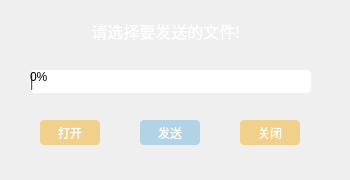
<?xml version="1.0" encoding="UTF-8"?>
<ui version="4.0">
 <class>TcpSend</class>
 <widget class="QDialog" name="TcpSend">
  <property name="geometry">
   <rect>
    <x>0</x>
    <y>0</y>
    <width>350</width>
    <height>180</height>
   </rect>
  </property>
  <property name="windowTitle">
   <string>发送端</string>
  </property>
  <property name="styleSheet">
   <string notr="true">#TcpSend{background-image: url(:/imgs/imgs/sendFile.png);}
</string>
  </property>
  <widget class="QLabel" name="serverStatusLabel">
   <property name="geometry">
    <rect>
     <x>40</x>
     <y>20</y>
     <width>251</width>
     <height>21</height>
    </rect>
   </property>
   <property name="font">
    <font>
     <family>文泉驿微米黑</family>
     <pointsize>12</pointsize>
     <weight>50</weight>
     <bold>false</bold>
    </font>
   </property>
   <property name="styleSheet">
    <string notr="true">color:white;</string>
   </property>
   <property name="text">
    <string>请选择要发送的文件!</string>
   </property>
   <property name="alignment">
    <set>Qt::AlignCenter</set>
   </property>
  </widget>
  <widget class="QProgressBar" name="progressBar">
   <property name="geometry">
    <rect>
     <x>30</x>
     <y>70</y>
     <width>281</width>
     <height>23</height>
    </rect>
   </property>
   <property name="styleSheet">
    <string notr="true">
border:2px groove white;border-radius:4px;</string>
   </property>
   <property name="value">
    <number>0</number>
   </property>
  </widget>
  <widget class="QPushButton" name="serverOpenBtn">
   <property name="geometry">
    <rect>
     <x>40</x>
     <y>120</y>
     <width>60</width>
     <height>25</height>
    </rect>
   </property>
   <property name="styleSheet">
    <string notr="true">background-color:rgb(241, 208, 140);
color:white;
border:0px groove gray;border-radius:4px;</string>
   </property>
   <property name="text">
    <string>打开</string>
   </property>
  </widget>
  <widget class="QPushButton" name="serverSendBtn">
   <property name="geometry">
    <rect>
     <x>140</x>
     <y>120</y>
     <width>60</width>
     <height>25</height>
    </rect>
   </property>
   <property name="styleSheet">
    <string notr="true">background-color:rgb(178, 210, 230);
color:white;
border:0px groove gray;border-radius:4px;
color:white;
border:0px groove gray;border-radius:4px;</string>
   </property>
   <property name="text">
    <string>发送</string>
   </property>
  </widget>
  <widget class="QPushButton" name="serverCloseBtn">
   <property name="geometry">
    <rect>
     <x>240</x>
     <y>120</y>
     <width>60</width>
     <height>25</height>
    </rect>
   </property>
   <property name="styleSheet">
    <string notr="true">background-color:rgb(241, 208, 140);
color:white;
border:0px groove gray;border-radius:4px;</string>
   </property>
   <property name="text">
    <string>关闭</string>
   </property>
  </widget>
 </widget>
 <resources/>
 <connections/>
</ui>
